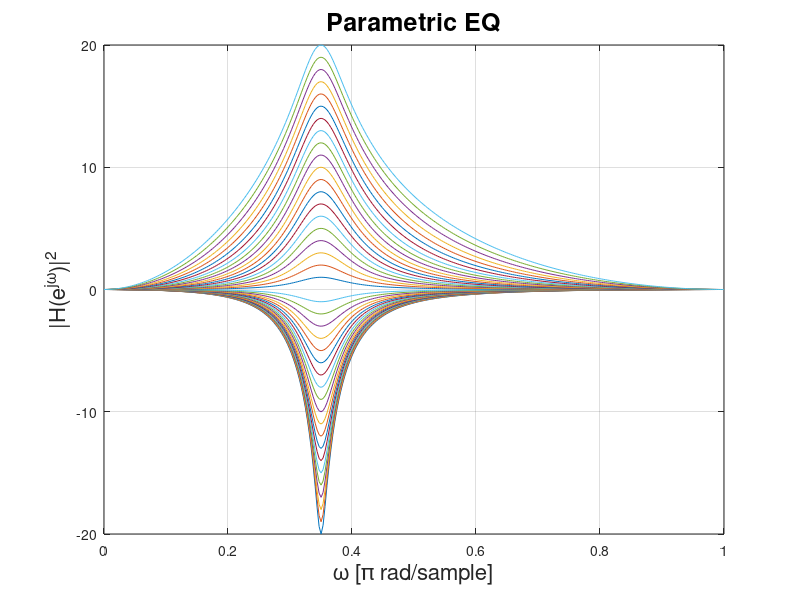

Recreate this plot in MATLAB.
% G0     : is the reference gain.     Typical unity gain for cascaded filters.
% G      : Gain at w0
% deltaw : Bandwidth at level GB
% GB     : Gain at bandwidth level. It lies between G0 and G and is specified from these.
%
%   The levels are chosen as:   
%                               BOOST:                      CUT:         
%                                       G0^2 < GB^2 < G^2       G^2 < GB^2 < G0^2
%
%   Therefore, a good choice is: GB^2 = G*G0 (geometric mean of dB values)
%                            or: GB^2 = (g0^2+G^2)/(2)
% --------------------------------------------------------------------------
%       Filter specification parameters: {G0,G,GB,w0,deltaw}
%----------------------------------------------------------------------------
%
% TODO: design a simple stable cut filter.
%       explore the best variable characteristic response by changing GB
%
%
clear all; close all; print = 0;
fs = 10e3;
fc = 1.75e3;
for gain = -20:20
Gboost = gain;
G0 = 1;
G = 10^(Gboost/20)*G0 
w0 = 2*pi*fc/fs
fwidth = 500; deltaw = 2*pi*fwidth/fs; % Q = w0/deltaw;

GB = (G+G0)/(2)

BETA = sqrt(( GB^2 - G0^2 )/( G^2  - GB^2  )) * tan((deltaw)/(2))
w0 = cos(w0)
    %% Coefficients for difference equation
    %            b0 - b1 z^-1 + b2 z^-2
    % H(z) = -------------------------------
    %            a0 - a1 z^-1 + a2 z^-2
    b0 = (G0+G*BETA)/(1+BETA)
    b1 = 2*(G0*w0)/(1+BETA)
    b2 = (G0-G*BETA)/(1+BETA)
    a0 = 1
    a1 = 2*(w0)/(1+BETA)
    a2 = (1-BETA)/(1+BETA)

%% Plotting
w=0:0.01:pi;z = exp(j.*w);
Ha= ( (G0 + G*BETA)/(1+BETA) - 2*(G0*w0)/(1+BETA)*z.^(-1) + (G0-G*BETA)/(1+BETA)*z.^(-2)  )./( 1 - 2*(w0)/(1+BETA).*z.^(-1) + (1-BETA)/(1+BETA).*z.^(-2)  );
% 
figure(1)
plot(w/pi,20*log10(abs(Ha))); hold on;
end
set(gcf,'Units', 'Normalized', 'OuterPosition', [0 0 1 1]); 
grid on; xlabel('\omega [\pi rad/sample]','fontsize', 16), ylabel('|H(e^{j\omega})|^2','fontsize', 16)
title('Parametric EQ','fontsize', 18);
if print == 1
    fig2tikz(gcf,'1','EQ with Gain from -20dB to + 20dB','matlab_test_first_gain','/Users/OSX/Documents/UNI/P7/courses/sound_processing/eq');
 end
